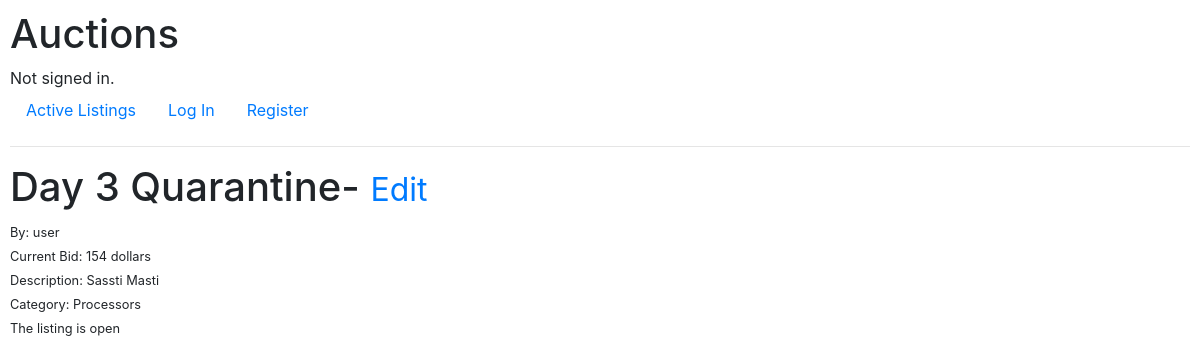
Screenshot of /listing/14 with the database file from the repository.
### auctions/models.py (models this page shows, shortened)
class Listing(models.Model):
    title = models.CharField(max_length=255)
    author = models.ForeignKey(User, on_delete=models.CASCADE)
    Category = models.CharField(choices=Categories_Available, max_length=10)
    Starting_Bid = models.PositiveIntegerField()
    Description = models.TextField()
    Closedlisting = models.CharField(max_length=23, default = "The listing is open")

class User(AbstractUser):
    pass

### auctions/views.py (the view)
# urls.py: path('listing/<int:pk>', ArticleDetailView.as_view(), name='article-detail'),
class ArticleDetailView(DetailView):
    model = Listing
    template_name = 'auctions/listing_details.html'

### auctions/templates/auctions/listing_details.html
{% extends "auctions/layout.html" %}
{% block body %}
<h1>{{ listing.title }}- <small><a href="{% url 'update_post' listing.pk %}">Edit</a></small></h1>
<small>By: {{listing.author}} </small>
<br/>
<small>Current Bid: {{ listing.Starting_Bid }} dollars</small>
<br/>
<small>Description: {{ listing.Description }}</small>
<br/>
<small>Category: {{ listing.Category }}</small>
<br/>
<small>{{ listing.Closedlisting }}
{% endblock %}

### auctions/static/auctions/styles.css (style rules this page uses)
body { padding: 10px; }

### rows the page displays
Listing: title "Day 3 Quarantine", author "user", Starting_Bid "154", Description "Sassti Masti", Category "Processors", Closedlisting "The listing is open"
